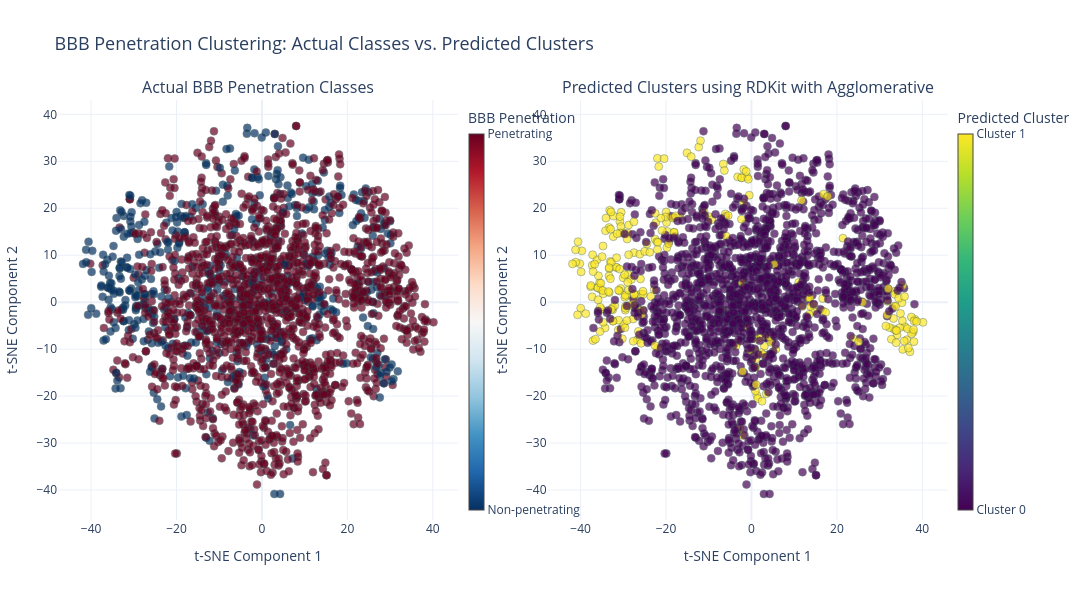

Write notebook code for a chart like this one.
### Markdown cell above
### Evaluation Metrics for Clustering Performance

To evaluate the quality and relevance of the clusters generated by different fingerprint/algorithm combinations, we used a combination of intrinsic and extrinsic metrics:

**1. Extrinsic Metrics (Using True Labels - `Penetration`):** These metrics assess how well the unsupervised clusters align with the known biological labels (penetrating vs. non-penetrating). They are crucial for determining if the clustering captures meaningful biological separation.

*   **Adjusted Rand Index (ARI):** Measures the similarity between the cluster assignments and the true labels, correcting for chance agreement. A value close to 1 indicates strong agreement, 0 indicates random agreement, and negative values indicate agreement worse than random. It directly addresses how well the clusters correspond to the known penetration status.
*   **Weighted Purity:** Calculates the proportion of the dominant class (penetrating or non-penetrating) within each cluster and then computes a weighted average based on cluster size. A value close to 1 means that, on average, each cluster contains predominantly members of a single true class.

**2. Intrinsic Metrics (Using Only Fingerprint Data):** These metrics evaluate the geometric quality of the clusters based solely on the data points (fingerprints) and their distances, without reference to the true labels.

*   **Silhouette Score:** Measures how similar a data point is to its own cluster compared to other clusters. It ranges from -1 to 1, where a high value indicates that objects are well-matched to their own cluster and poorly matched to neighboring clusters.
*   **Davies-Bouldin Index (DBI):** Measures the average similarity ratio of each cluster with its most similar cluster. Lower values indicate better clustering, with 0 being the optimal score. It focuses on cluster compactness and separation.

**Interpretation for this Study:** While intrinsic metrics (Silhouette, DBI) provide insights into the geometric structure found by the algorithms in the fingerprint space, the **extrinsic metrics (ARI, Weighted Purity) are the most important indicators of success for this specific task**, as our primary goal is to see if the unsupervised clustering can effectively group molecules based on their known BBB penetration property. The results table is sorted primarily by Weighted Purity, reflecting its importance in this context.

### Code cell
# Plot the top 3 combinations
best_combinations = results_df.sort_values('Weighted_Purity', ascending=False).head(3)
best_fp_alg = best_combinations.iloc[0]
best_fp_name = best_fp_alg['Fingerprint']
best_alg_name = best_fp_alg['Algorithm']

# Get the best fingerprint data and rerun the best algorithm
best_fp_data = fingerprint_types[best_fp_name]

# Special handling for SOM if it's the best
if best_alg_name == 'SOM':
    # Initialize and train SOM again
    som_dim = int(np.sqrt(2 * np.sqrt(len(best_fp_data))))
    som = MiniSom(x=som_dim, y=som_dim, input_len=best_fp_data.shape[1], 
                 sigma=1.0, learning_rate=0.5, 
                 random_seed=42)
    data_scaled = StandardScaler().fit_transform(best_fp_data)
    som.train(data_scaled, 1000, verbose=False)
    
    # Get BMUs and reduce to 2 clusters
    best_clusters = np.zeros(len(best_fp_data))
    for i, x in enumerate(data_scaled):
        winner = som.winner(x)
        best_clusters[i] = winner[0] * som_dim + winner[1]
    
    # Reduce to 2 clusters
    unique_labels = np.unique(best_clusters)
    if len(unique_labels) > 2:
        centroids = np.array([np.mean(data_scaled[best_clusters == label], axis=0) 
                            for label in unique_labels])
        kmeans_post = KMeans(n_clusters=2, random_state=42)
        kmeans_post.fit(centroids)
        label_mapping = kmeans_post.labels_
        best_clusters_2 = np.zeros_like(best_clusters)
        for i, label in enumerate(best_clusters):
            idx = np.where(unique_labels == label)[0][0]
            best_clusters_2[i] = label_mapping[idx]
        best_clusters = best_clusters_2
else:
    # Use the regular algorithm
    best_algorithm = clustering_algorithms[best_alg_name]
    best_clusters = best_algorithm.fit_predict(best_fp_data)

# Rest of the visualization code remains the same
print(f"\nVisualizing the best combination: {best_fp_name} with {best_alg_name}")

# Create a DataFrame for visualization
cluster_viz_df = pd.DataFrame({
    'tSNE_1': viz_df['tSNE_1'],
    'tSNE_2': viz_df['tSNE_2'],
    'Actual_Class': viz_df['PenetrationLabel'],
    'Predicted_Cluster': ["Cluster " + str(c) for c in best_clusters],
    'Drug_ID': viz_df['Drug_ID']
})

# Create subplots with 1 row and 2 columns
fig = make_subplots(
    rows=1, cols=2,
    subplot_titles=(
        'Actual BBB Penetration Classes', 
        f'Predicted Clusters using {best_fp_name} with {best_alg_name}'
    ),
    horizontal_spacing=0.1
)

# Add actual classes scatter plot
fig.add_trace(
    go.Scatter(
        x=cluster_viz_df['tSNE_1'],
        y=cluster_viz_df['tSNE_2'],
        mode='markers',
        marker=dict(
            size=8,
            color=viz_df['Penetration'],
            colorscale='RdBu_r',
            opacity=0.7,
            line=dict(width=0.5, color='DarkSlateGrey'),
            colorbar=dict(
                title="BBB Penetration",
                x=0.45,
                y=0.5,
                thickness=15,
                tickvals=[0, 1],
                ticktext=['Non-penetrating', 'Penetrating']
            ),
            showscale=True
        ),
        text=cluster_viz_df['Drug_ID'],
        hovertemplate='<b>Name:</b> %{text}<br><b>Actual Class:</b> %{marker.color}<extra></extra>',
        showlegend=False
    ),
    row=1, col=1
)

# Add predicted clusters scatter plot
fig.add_trace(
    go.Scatter(
        x=cluster_viz_df['tSNE_1'],
        y=cluster_viz_df['tSNE_2'],
        mode='markers',
        marker=dict(
            size=8,
            color=best_clusters,
            colorscale='Viridis',
            opacity=0.7,
            line=dict(width=0.5, color='DarkSlateGrey'),
            colorbar=dict(
                title="Predicted Cluster",
                x=1.0,
                y=0.5,
                thickness=15,
                tickvals=[0, 1],
                ticktext=['Cluster 0', 'Cluster 1']
            ),
            showscale=True
        ),
        text=cluster_viz_df['Drug_ID'],
        hovertemplate='<b>Name:</b> %{text}<br><b>Predicted Cluster:</b> %{marker.color}<extra></extra>',
        showlegend=False
    ),
    row=1, col=2
)

# Update layout
fig.update_layout(
    height=600,
    width=1200,
    title_text=f"BBB Penetration Clustering: Actual Classes vs. Predicted Clusters",
    title_font=dict(size=18),
    template="plotly_white",
    hoverlabel=dict(bgcolor="white", font_size=12),
    margin=dict(l=50, r=50, t=100, b=80)
)

# Update axis labels
fig.update_xaxes(title_text="t-SNE Component 1", row=1, col=1)
fig.update_yaxes(title_text="t-SNE Component 2", row=1, col=1)
fig.update_xaxes(title_text="t-SNE Component 1", row=1, col=2)
fig.update_yaxes(title_text="t-SNE Component 2", row=1, col=2)

# Show the interactive plot
fig.show()

# Analyze confusion matrix for the best combination
cluster0_majority = "Penetrating" if best_fp_alg['Cluster0_Penetrating'] > best_fp_alg['Cluster0_NonPenetrating'] else "Non-penetrating"
cluster1_majority = "Penetrating" if best_fp_alg['Cluster1_Penetrating'] > best_fp_alg['Cluster1_NonPenetrating'] else "Non-penetrating"

print(f"\nCluster Analysis for {best_fp_name} with {best_alg_name}:")
print(f"Cluster 0 is primarily {cluster0_majority} ({100*best_fp_alg['Purity_Cluster0']:.1f}% pure)")
print(f"Cluster 1 is primarily {cluster1_majority} ({100*best_fp_alg['Purity_Cluster1']:.1f}% pure)")
print(f"Overall weighted purity: {100*best_fp_alg['Weighted_Purity']:.1f}%")

# Confusion matrix-like analysis
print("\nCluster Distribution:")
print(f"                  | Penetrating | Non-penetrating | Total")
print(f"------------------+-------------+----------------+------")
print(f"Cluster 0         | {best_fp_alg['Cluster0_Penetrating']:11d} | {best_fp_alg['Cluster0_NonPenetrating']:14d} | {best_fp_alg['Cluster0_Penetrating'] + best_fp_alg['Cluster0_NonPenetrating']:5d}")
print(f"Cluster 1         | {best_fp_alg['Cluster1_Penetrating']:11d} | {best_fp_alg['Cluster1_NonPenetrating']:14d} | {best_fp_alg['Cluster1_Penetrating'] + best_fp_alg['Cluster1_NonPenetrating']:5d}")
print(f"------------------+-------------+----------------+------")
print(f"Total             | {best_fp_alg['Cluster0_Penetrating'] + best_fp_alg['Cluster1_Penetrating']:11d} | {best_fp_alg['Cluster0_NonPenetrating'] + best_fp_alg['Cluster1_NonPenetrating']:14d} | {best_fp_alg['Cluster0_Penetrating'] + best_fp_alg['Cluster1_Penetrating'] + best_fp_alg['Cluster0_NonPenetrating'] + best_fp_alg['Cluster1_NonPenetrating']:5d}")

# Summary and discussion
print("\nDetailed Discussion of Results:")
print("------------------------------")
print(f"1. Best Fingerprint: {best_fp_name}")
print(f"2. Best Algorithm: {best_alg_name}")
print(f"3. Adjusted Rand Index (similarity to ground truth): {best_fp_alg['ARI']:.3f}")
print(f"4. Silhouette Score (cluster quality): {best_fp_alg['Silhouette']:.3f}")
print(f"5. Davies-Bouldin Index (lower is better): {best_fp_alg['DBI']:.3f}")

# Tanimoto similarity discussion
print("\n6. Tanimoto Similarity Analysis for Best Fingerprint:")
print(f"   - Internal similarity among penetrating compounds: {tanimoto_stats[best_fp_name]['penetrating_internal_similarity']:.3f} ± {tanimoto_stats[best_fp_name]['pen_pen_std']:.3f}")
print(f"   - Internal similarity among non-penetrating compounds: {tanimoto_stats[best_fp_name]['nonpenetrating_internal_similarity']:.3f} ± {tanimoto_stats[best_fp_name]['nonpen_nonpen_std']:.3f}")
print(f"   - Between-class similarity: {tanimoto_stats[best_fp_name]['between_class_similarity']:.3f} ± {tanimoto_stats[best_fp_name]['between_class_std']:.3f}")

# Visualize Tanimoto similarity distributions for the best fingerprint type
plt.figure(figsize=(10, 6))
pen_pen_sims = [tanimoto_matrices[best_fp_name][i, j] for i in range(len(labels)) for j in range(i+1, len(labels)) if labels[i] == 1 and labels[j] == 1]
nonpen_nonpen_sims = [tanimoto_matrices[best_fp_name][i, j] for i in range(len(labels)) for j in range(i+1, len(labels)) if labels[i] == 0 and labels[j] == 0]
pen_nonpen_sims = [tanimoto_matrices[best_fp_name][i, j] for i in range(len(labels)) for j in range(len(labels)) if labels[i] == 1 and labels[j] == 0]

plt.hist(pen_pen_sims, alpha=0.5, bins=50, label='Penetrating-Penetrating')
plt.hist(nonpen_nonpen_sims, alpha=0.5, bins=50, label='Non-penetrating-Non-penetrating')
plt.hist(pen_nonpen_sims, alpha=0.5, bins=50, label='Penetrating-Non-penetrating')
plt.xlabel('Tanimoto Similarity')
plt.ylabel('Frequency')
plt.title(f'Tanimoto Similarity Distribution for {best_fp_name}')
plt.legend()
plt.grid(True, linestyle='--', alpha=0.7)
plt.tight_layout()
plt.show()

### Figure 1 — Plotly figure (JSON) as saved in the notebook; plotly's stock layout.template omitted (floating-point values rounded to 4 significant figures; data arrays with more than 128 entries replaced by an {"elided": "..."} marker saying what was removed)
{"data": [{"hovertemplate": "<b>Name:</b> %{text}<br><b>Actual Class:</b> %{marker.color}<extra></extra>", "marker": {"color": {"elided": "1975 int values"}, "colorbar": {"thickness": 15, "ticktext": ["Non-penetrating", "Penetrating"], "tickvals": [0, 1], "title": {"text": "BBB Penetration"}, "x": 0.45, "y": 0.5}, "colorscale": [[0, "rgb(5,48,97)"], [0.1, "rgb(33,102,172)"], [0.2, "rgb(67,147,195)"], [0.3, "rgb(146,197,222)"], [0.4, "rgb(209,229,240)"], [0.5, "rgb(247,247,247)"], [0.6, "rgb(253,219,199)"], [0.7, "rgb(244,165,130)"], [0.8, "rgb(214,96,77)"], [0.9, "rgb(178,24,43)"], [1, "rgb(103,0,31)"]], "line": {"color": "DarkSlateGrey", "width": 0.5}, "opacity": 0.7, "showscale": true, "size": 8}, "mode": "markers", "showlegend": false, "text": {"elided": "1975 str values"}, "type": "scatter", "x": {"elided": "1975 float values"}, "xaxis": "x", "y": {"elided": "1975 float values"}, "yaxis": "y"}, {"hovertemplate": "<b>Name:</b> %{text}<br><b>Predicted Cluster:</b> %{marker.color}<extra></extra>", "marker": {"color": {"elided": "1975 int values"}, "colorbar": {"thickness": 15, "ticktext": ["Cluster 0", "Cluster 1"], "tickvals": [0, 1], "title": {"text": "Predicted Cluster"}, "x": 1, "y": 0.5}, "colorscale": [[0, "#440154"], [0.1111, "#482878"], [0.2222, "#3e4989"], [0.3333, "#31688e"], [0.4444, "#26828e"], [0.5556, "#1f9e89"], [0.6667, "#35b779"], [0.7778, "#6ece58"], [0.8889, "#b5de2b"], [1, "#fde725"]], "line": {"color": "DarkSlateGrey", "width": 0.5}, "opacity": 0.7, "showscale": true, "size": 8}, "mode": "markers", "showlegend": false, "text": {"elided": "1975 str values"}, "type": "scatter", "x": {"elided": "1975 float values"}, "xaxis": "x2", "y": {"elided": "1975 float values"}, "yaxis": "y2"}], "layout": {"annotations": [{"font": {"size": 16}, "showarrow": false, "text": "Actual BBB Penetration Classes", "x": 0.225, "xanchor": "center", "xref": "paper", "y": 1, "yanchor": "bottom", "yref": "paper"}, {"font": {"size": 16}, "showarrow": false, "text": "Predicted Clusters using RDKit with Agglomerative", "x": 0.775, "xanchor": "center", "xref": "paper", "y": 1, "yanchor": "bottom", "yref": "paper"}], "height": 600, "hoverlabel": {"bgcolor": "white", "font": {"size": 12}}, "margin": {"b": 80, "l": 50, "r": 50, "t": 100}, "title": {"font": {"size": 18}, "text": "BBB Penetration Clustering: Actual Classes vs. Predicted Clusters"}, "width": 1200, "xaxis": {"anchor": "y", "domain": [0, 0.45], "title": {"text": "t-SNE Component 1"}}, "xaxis2": {"anchor": "y2", "domain": [0.55, 1], "title": {"text": "t-SNE Component 1"}}, "yaxis": {"anchor": "x", "domain": [0, 1], "title": {"text": "t-SNE Component 2"}}, "yaxis2": {"anchor": "x2", "domain": [0, 1], "title": {"text": "t-SNE Component 2"}}}}
